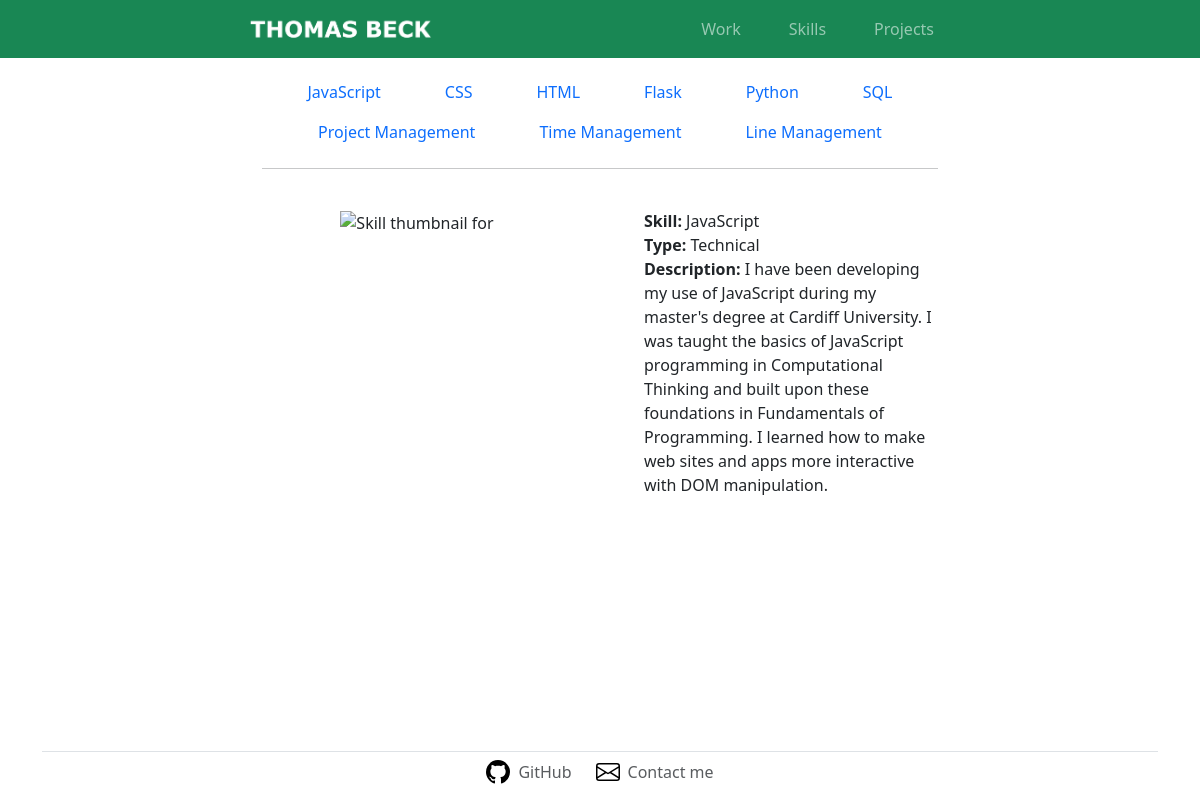
The page /skills/1 on the database its author committed.
### portfolio/models.py (models this page shows)
class SkillORM(Base):
    __tablename__ = 'skills'
    id = Column(Integer, primary_key=True)
    skill = Column(String)
    type = Column(String)
    description = Column(String)
    thumbnail = Column(String)
    jobs: Mapped[List["WorkORM"]] = relationship("WorkORM", secondary='job_skill', back_populates='skills')

### portfolio/routes.py (the view)
@app.route('/skills/<skill_id>')
def skill(skill_id):
    found_skills = SkillDAO.AllSkills(db)
    skill_found = SkillDAO.SkillById(skill_id, db)
    return render_template('skill.html', title='Skill', skills = found_skills, skill = skill_found)

### portfolio/models.py (called while the page is built)
    def SkillById(skill_id, db):
        stm = select(SkillORM).where(SkillORM.id == skill_id)
        skill = db.session.scalar(stm)
        return skill

    def AllSkills(db):
        stm = select(SkillORM)
        skills = db.session.scalars(stm).all()
        return skills

### portfolio/templates/skill.html (shortened to what this page needs)
{% extends "base.html"%}
{% block content %}
<div class="container" style="max-width: 700px; margin: 0 auto;">
    <div class="skillInfo">
        <ul id="listSkill" class="nav justify-content-center">
            {% for skill in skills %}
            <li class="nav-item px-3">
                <a class="nav-link" href="{{url_for('skill', skill_id = skill.id)}}">
                    {{skill.skill}}</a>
            </li>
            {% endfor %}
        </ul>
    </div>
    <hr>
    <br>
    <div class="work_info row align-items-start">
        <div class="col-12 col-md-6 text-center mb-3">
        {% if skill.type == "Technical" %}
        <img src="{{ skill.thumbnail }}" alt="Skill thumbnail for {{ skill.title }}" class="img-fluid me-3"
            style="height:300px;">
        {% endif %}
        </div>
        <div class="col-12 col-md-6">
        <ul style="list-style-type: none;">
            <li><strong>Skill:</strong> {{skill.skill}}</li>
            <li><strong>Type:</strong> {{skill.type}}</li>
            <li><strong>Description:</strong>
                {{skill.description}}</li>
        </ul>
        </div>
    </div>
</div>
{% endblock content %}

### rows shown on the page
SkillORM: skill "JavaScript", description "I have been developing my use of JavaScript during my master's degree at Cardiff University. I was taught the basics of JavaScript programming in Computational Thinking and built upon these foundations in Fundamentals of Programming. I learned how to make web sites and apps more interactive with DOM manipulation."
SkillORM: skill "CSS"
SkillORM: skill "HTML"
SkillORM: skill "Flask"
SkillORM: skill "Python"
SkillORM: skill "SQL"
SkillORM: skill "Project Management"
SkillORM: skill "Time Management"
SkillORM: skill "Line Management"

### other values the page prints
{{ skill.type }} "Technical"
